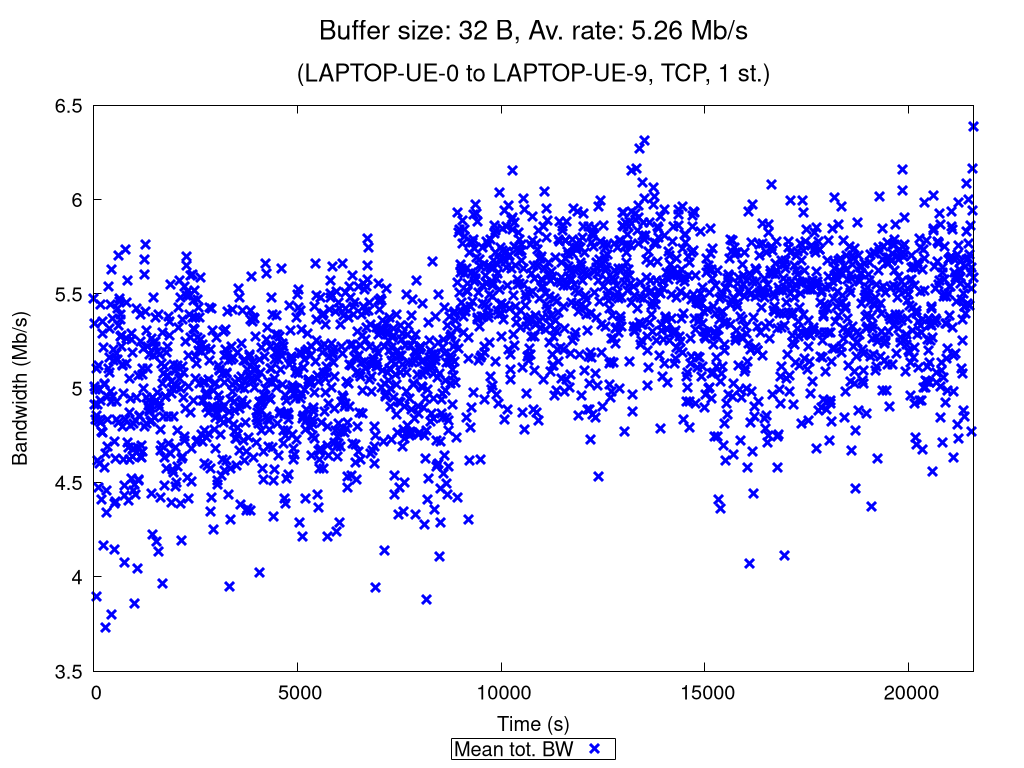

This chart was generated by the following gnuplot code:
set terminal pngcairo nocrop enhanced size 1024,768 font "Verdana,15"
set output "TCP_1_st_2020_12_05_00-21-22_one2two_00032B.png"

set title "{/=20 Buffer size: 32 B, Av. rate: 5.26 Mb/s}\n\n{/=18 (LAPTOP-UE-0 to LAPTOP-UE-9, TCP, 1 st.)}"

set xlabel "Time (s)"
set ylabel "Bandwidth (Mb/s)"
set ytics nomirror
set key bmargin center horizontal box samplen 1 width -1
set bmargin 4.6
set rmargin 4.5

rf = 1000000.0  # rate factor
set style fill transparent solid 0.2 noborder
set autoscale xfix
plot "TCP_1_st_2020_12_05_00-21-22_one2two_00032B_iperf_processed.dat" using 1:($2/rf-$3/rf):($2/rf+$3/rf) with filledcurves lc rgb "blue" notitle, \
     "" using 1:($2/rf) with points pt 2 ps 1.5 lw 3 lc rgb "blue" title "Mean tot. BW", \
